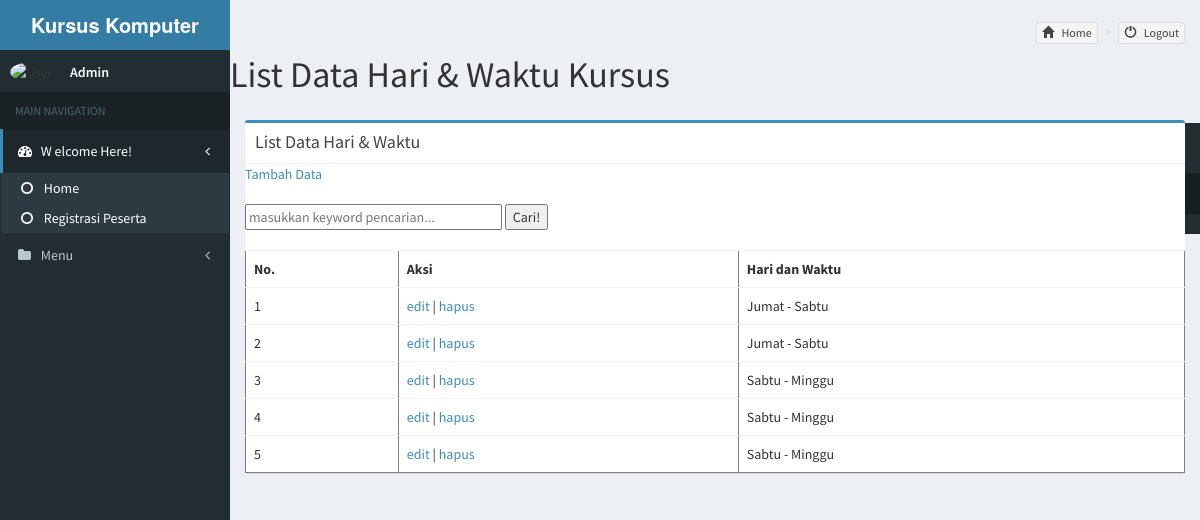
/kursus/listhari.php, run on the app's committed database.
### tables this page shows
CREATE TABLE IF NOT EXISTS `tb_hari` (
  `id` int(11) NOT NULL AUTO_INCREMENT,
  `hari` varchar(50) NOT NULL,
  `waktu` varchar(20) NOT NULL,
  PRIMARY KEY (`id`)
);

### kursus/functions.php (called while the page is built, shortened)
<?php
$conn = mysqli_connect("localhost", "root", "", "db_finansial");
function query($query) {
	global $conn;
	$result = mysqli_query($conn, $query);
	$rows = [];
	while($row = mysqli_fetch_assoc($result) ) {
		$rows[] = $row;
	}
	return $rows;
}
?>

### kursus/listhari.php (the view, shortened to what this page needs)
<?php include_once('header.php'); ?>
<?php
$hariwaktu = query("SELECT * FROM tb_hari");
 ?>
      <h1>
        List Data Hari & Waktu Kursus
      </h1>
    <section class="content">
      <div class="row">
        <div class="col-md-12">
          <div class="box box-primary">
            <div class="box-header with-border">
              <h3 class="box-title">List Data Hari & Waktu</h3>
            </div>
<a href="formhari.php">Tambah Data</a>
<br><br>
<form action="" method="post">
  <input type="text" name="keyword" size="30" autofocus placeholder="masukkan keyword pencarian..." autocomplete="off">
  <button type="submit" name="cari4">Cari!</button>
</form>
<br>
<table class="table is-striped" border="1" cellpadding="30" cellspacing="0">
  <tr>
    <th>No.</th>
    <th>Aksi</th>
    <th>Hari dan Waktu</th>
  </tr>
<?php $i = 1; ?>
<?php foreach( $hariwaktu as $row) : ?>
  <tr>
    <td><?= $i; ?></td>
    <td>
      <a href="edithari.php?id=<?= $row["id"]; ?>">edit</a> |
      <a href="hapushari.php?id=<?= $row["id"]; ?>" onclick="return confirm('apakah yakin?');">hapus</a>
    </td>
    <td><?= $row["hari"]; ?></td>
  </tr>
  <?php $i++; ?>
<?php endforeach; ?>
</table>
<?php include_once('footer.php'); ?>

### data on the page
tb_hari: hari "Jumat - Sabtu"
tb_hari: hari "Jumat - Sabtu"
tb_hari: hari "Sabtu - Minggu"
tb_hari: hari "Sabtu - Minggu"
tb_hari: hari "Sabtu - Minggu"
